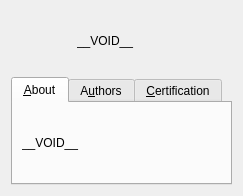
<?xml version="1.0" encoding="UTF-8"?>
<ui version="4.0">
 <class>AboutWidget</class>
 <widget class="QWidget" name="AboutWidget">
  <property name="geometry">
   <rect>
    <x>0</x>
    <y>0</y>
    <width>242</width>
    <height>324</height>
   </rect>
  </property>
  <property name="sizePolicy">
   <sizepolicy hsizetype="Fixed" vsizetype="Fixed">
    <horstretch>0</horstretch>
    <verstretch>0</verstretch>
   </sizepolicy>
  </property>
  <property name="windowTitle">
   <string>About KomiX</string>
  </property>
  <layout class="QVBoxLayout" name="verticalLayout">
   <property name="sizeConstraint">
    <enum>QLayout::SetFixedSize</enum>
   </property>
   <item>
    <layout class="QHBoxLayout" name="horizontalLayout">
     <item>
      <widget class="QLabel" name="logo">
       <property name="minimumSize">
        <size>
         <width>60</width>
         <height>60</height>
        </size>
       </property>
       <property name="maximumSize">
        <size>
         <width>60</width>
         <height>60</height>
        </size>
       </property>
       <property name="text">
        <string/>
       </property>
       <property name="pixmap">
        <pixmap resource="../../komix.qrc">:/image/logo.svg</pixmap>
       </property>
       <property name="scaledContents">
        <bool>true</bool>
       </property>
      </widget>
     </item>
     <item>
      <widget class="QLabel" name="info">
       <property name="text">
        <string>__VOID__</string>
       </property>
       <property name="textFormat">
        <enum>Qt::RichText</enum>
       </property>
      </widget>
     </item>
    </layout>
   </item>
   <item>
    <widget class="QTabWidget" name="tabWidget">
     <property name="currentIndex">
      <number>0</number>
     </property>
     <widget class="QWidget" name="tab">
      <attribute name="title">
       <string>&amp;About</string>
      </attribute>
      <layout class="QVBoxLayout" name="verticalLayout_2">
       <item>
        <widget class="QLabel" name="aboutMessage">
         <property name="text">
          <string>__VOID__</string>
         </property>
        </widget>
       </item>
      </layout>
     </widget>
     <widget class="QWidget" name="tab_2">
      <attribute name="title">
       <string>A&amp;uthors</string>
      </attribute>
      <layout class="QVBoxLayout" name="verticalLayout_3">
       <item>
        <widget class="QLabel" name="label_4">
         <property name="text">
          <string>&lt;!DOCTYPE HTML PUBLIC &quot;-//W3C//DTD HTML 4.0//EN&quot; &quot;http://www.w3.org/TR/REC-html40/strict.dtd&quot;&gt;
&lt;html&gt;&lt;head&gt;&lt;meta name=&quot;qrichtext&quot; content=&quot;1&quot; /&gt;&lt;style type=&quot;text/css&quot;&gt;
p, li { white-space: pre-wrap; }
&lt;/style&gt;&lt;/head&gt;&lt;body style=&quot; font-family:'WenQuanYi Zen Hei'; font-size:10pt; font-weight:400; font-style:normal;&quot;&gt;
&lt;p style=&quot; margin-top:0px; margin-bottom:0px; margin-left:0px; margin-right:0px; -qt-block-indent:0; text-indent:0px;&quot;&gt;Wei-Cheng Pan (FoolproofProject)&lt;/p&gt;
&lt;p style=&quot; margin-top:0px; margin-bottom:0px; margin-left:0px; margin-right:0px; -qt-block-indent:0; text-indent:0px;&quot;&gt;&lt;br /&gt;Site: &lt;a href=&quot;http://legnaleurc.blogspot.com/&quot;&gt;&lt;span style=&quot; text-decoration: underline; color:#0000ff;&quot;&gt;legnaleurc.blogspot.com&lt;/span&gt;&lt;/a&gt;&lt;br /&gt;E-Mail: &lt;a href=&quot;mailto:legnaleurc@gmail.com&quot;&gt;&lt;span style=&quot; text-decoration: underline; color:#0000ff;&quot;&gt;legnaleurc@gmail.com&lt;/span&gt;&lt;/a&gt;&lt;/p&gt;&lt;/body&gt;&lt;/html&gt;</string>
         </property>
         <property name="textFormat">
          <enum>Qt::RichText</enum>
         </property>
        </widget>
       </item>
      </layout>
     </widget>
     <widget class="QWidget" name="tab_3">
      <attribute name="title">
       <string>&amp;Certification</string>
      </attribute>
      <layout class="QVBoxLayout" name="verticalLayout_4">
       <item>
        <widget class="QLabel" name="label_5">
         <property name="text">
          <string/>
         </property>
         <property name="pixmap">
          <pixmap resource="../../komix.qrc">:/image/womm.png</pixmap>
         </property>
        </widget>
       </item>
      </layout>
     </widget>
    </widget>
   </item>
  </layout>
 </widget>
 <resources>
  <include location="../../komix.qrc"/>
  <include location="../../komix.qrc"/>
  <include location="../../komix.qrc"/>
  <include location="../../komix.qrc"/>
 </resources>
 <connections/>
</ui>
